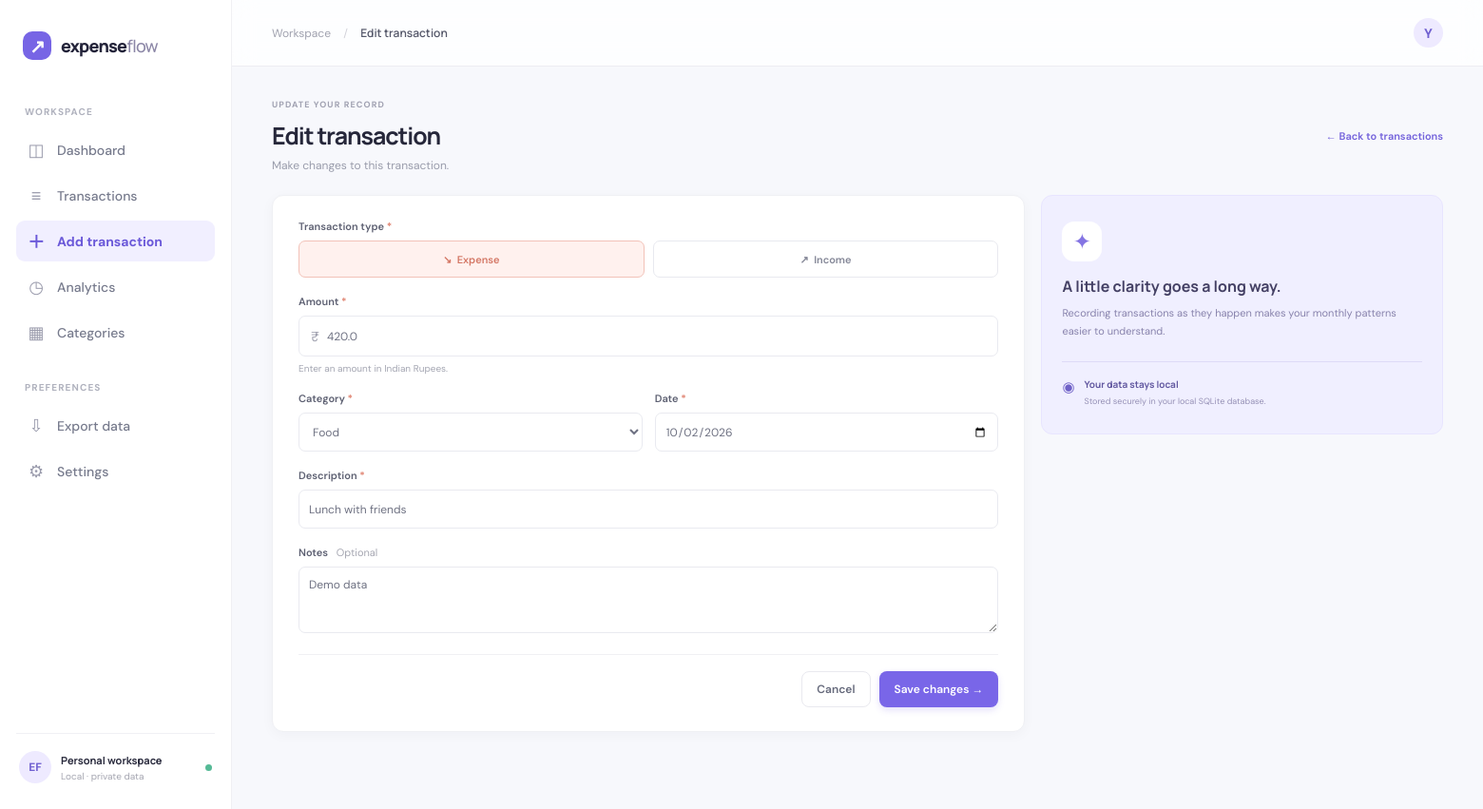
Screenshot of /transactions/2/edit with the database file from the repository.
### tables this page shows
CREATE TABLE transactions (
                id INTEGER PRIMARY KEY AUTOINCREMENT,
                date TEXT NOT NULL,
                type TEXT NOT NULL CHECK(type IN ('Income','Expense')),
                category TEXT NOT NULL,
                description TEXT NOT NULL,
                amount REAL NOT NULL CHECK(amount > 0),
                notes TEXT DEFAULT '',
                created_at TEXT NOT NULL DEFAULT CURRENT_TIMESTAMP
            );

### app.py (the view, shortened to what this page needs)
@app.route("/transactions/new", methods=["GET", "POST"])
@app.route("/transactions/<int:tx_id>/edit", methods=["GET", "POST"])
def transaction_form(tx_id=None):
    editing = tx_id is not None
    with get_db() as db:
        tx = db.execute("SELECT * FROM transactions WHERE id=?", (tx_id,)).fetchone() if editing else None
        cats = db.execute("SELECT name FROM categories ORDER BY name").fetchall()
    if editing and tx is None: abort(404)
    return render_template("add_transaction.html", active="add", editing=editing, tx=tx, categories=cats, today=date.today().isoformat())

### app.py (called while the page is built)
@app.context_processor
def global_data():
    return {"nav_categories": CATEGORIES}

### database.py (called while the page is built)
def get_db():
    DB_PATH.parent.mkdir(parents=True, exist_ok=True)
    conn = sqlite3.connect(DB_PATH)
    conn.row_factory = sqlite3.Row
    conn.execute("PRAGMA foreign_keys = ON")
    return conn

### templates/add_transaction.html
{% extends 'base.html' %}{% block title %}{{ 'Edit' if editing else 'Add' }} transaction{% endblock %}{% block crumb %}{{ 'Edit transaction' if editing else 'Add transaction' }}{% endblock %}{% block content %}<section class="page-heading"><div><p class="eyebrow">{{ 'UPDATE YOUR RECORD' if editing else 'KEEP YOUR RECORD UP TO DATE' }}</p><h1>{{ 'Edit transaction' if editing else 'Add a transaction' }}</h1><p class="muted">{{ 'Make changes to this transaction.' if editing else 'Every small detail adds up to a clearer picture.' }}</p></div><a class="text-link" href="{{ url_for('transactions') }}">← Back to transactions</a></section><div class="form-layout"><section class="panel form-panel"><form method="post" id="transactionForm" novalidate><div class="field"><label>Transaction type <span class="required">*</span></label><div class="type-toggle"><label><input type="radio" name="type" value="Expense" {{ 'checked' if not tx or tx.type=='Expense' }}><span>↘ &nbsp;Expense</span></label><label><input type="radio" name="type" value="Income" {{ 'checked' if tx and tx.type=='Income' }}><span>↗ &nbsp;Income</span></label></div></div><div class="field"><label for="amount">Amount <span class="required">*</span></label><div class="amount-input"><span>₹</span><input id="amount" name="amount" type="number" min="0.01" max="100000000" step="0.01" placeholder="0.00" required value="{{ tx.amount if tx else '' }}"></div><small>Enter an amount in Indian Rupees.</small></div><div class="form-row"><div class="field"><label for="category">Category <span class="required">*</span></label><select id="category" name="category" required><option value="">Choose category</option>{% for c in categories %}<option value="{{ c.name }}" {{ 'selected' if tx and tx.category==c.name }}>{{ c.name }}</option>{% endfor %}</select></div><div class="field"><label for="date">Date <span class="required">*</span></label><input id="date" name="date" type="date" required value="{{ tx.date if tx else today }}"></div></div><div class="field"><label for="description">Description <span class="required">*</span></label><input id="description" name="description" maxlength="120" required placeholder="e.g. Weekly groceries" value="{{ tx.description if tx else '' }}"></div><div class="field"><label for="notes">Notes <span class="optional">Optional</span></label><textarea id="notes" name="notes" maxlength="500" rows="3" placeholder="Add any extra details...">{{ tx.notes if tx else '' }}</textarea></div><div class="form-footer"><a class="button secondary" href="{{ url_for('transactions') }}">Cancel</a><button class="button primary" type="submit">{{ 'Save changes' if editing else 'Save transaction' }} →</button></div></form></section><aside class="form-aside"><div class="aside-illustration">✦</div><h3>A little clarity goes a long way.</h3><p>Recording transactions as they happen makes your monthly patterns easier to understand.</p><div class="privacy-note"><span>◉</span><span><strong>Your data stays local</strong><small>Stored securely in your local SQLite database.</small></span></div></aside></div>{% endblock %}

### static/css/style.css (style rules this page uses)
:root { --ink:#26273a;--muted:#9297a7;--line:#eeeef3;--surface:#fff;--bg:#f7f8fc;--purple:#7966e8;--purple-dark:#6854d4;--green:#45a989;--coral:#e88778;--shadow:0 3px 14px rgba(35,37,65,.035) }
* { box-sizing:border-box }
body { margin:0;background:var(--bg);color:var(--ink);font-family:'DM Sans',sans-serif;font-size:14px }
h1,h2,h3,strong { font-family:'Manrope','DM Sans',sans-serif }
a { color:inherit;text-decoration:none }
button,input,select,textarea { font:inherit }
.welcome-row,.page-heading { display:flex;align-items:center;justify-content:space-between;margin-bottom:24px }
.eyebrow { font-size:9px;font-weight:700;letter-spacing:1.1px;color:#a0a1b1;margin:0 0 9px }
.welcome-row h1,.page-heading h1 { font-size:27px;letter-spacing:-1.1px;margin:0 0 6px }
.muted { color:#999cab;margin:0;font-size:12px }
.button { min-height:38px;padding:0 15px;border:1px solid transparent;border-radius:8px;display:inline-flex;align-items:center;justify-content:center;gap:8px;font-weight:600;font-size:12px;cursor:pointer;transition:.18s }
.button.primary { background:var(--purple);color:white;box-shadow:0 3px 7px #7966e833 }
.button.secondary { background:#fff;border-color:#e9e9ef;color:#65697b }
.stat-card,.panel { background:var(--surface);border:1px solid #eff0f4;border-radius:12px;box-shadow:var(--shadow) }
.panel { padding:19px 20px;margin-bottom:16px }
.text-link { color:#7362db;font-weight:600;font-size:11px }
.page-heading { margin-bottom:23px }
.page-heading h1 { font-size:25px }
.filter-form select,.filter-form input,.inline-add input,.field input,.field select,.field textarea,.export-options select { height:37px;border:1px solid #e9eaf0;border-radius:7px;background:#fff;padding:0 10px;color:#6e7182;font-size:11px;outline:none }
.form-layout { display:grid;grid-template-columns:minmax(0,1.5fr) minmax(220px,.8fr);gap:17px;align-items:start }
.form-panel { padding:25px 27px }
.field { margin-bottom:18px }
.field>label { display:block;font-weight:600;font-size:11px;margin-bottom:8px;color:#5d6072 }
.required { color:#df806d }
.optional { color:#a5a6b1;font-weight:400;margin-left:6px }
.field input,.field select,.field textarea { width:100%;height:41px;font-size:12px }
.field textarea { height:auto;resize:vertical;padding:10px }
.field>small { display:block;font-size:10px;color:#a4a6b2;margin-top:6px }
.amount-input { height:43px;display:flex;align-items:center;border:1px solid #e9eaf0;border-radius:7px;padding:0 12px;color:#9a9baa }
.amount-input input { border:0;box-shadow:none!important;padding-left:8px;height:39px }
.form-row { display:grid;grid-template-columns:1fr 1fr;gap:13px }
.type-toggle { display:flex;gap:9px }
.type-toggle label { flex:1;cursor:pointer }
.type-toggle span { height:39px;border:1px solid #e8e9ef;border-radius:7px;display:flex;align-items:center;justify-content:center;color:#848797;font-size:11px;font-weight:600 }
.type-toggle input:checked+span { background:#fff1ee;border-color:#f2c2b8;color:#d47765 }
.form-footer { border-top:1px solid #f0f0f4;padding-top:17px;display:flex;justify-content:flex-end;gap:9px }
.form-aside { padding:27px 21px;background:#f0efff;border:1px solid #e8e5ff;border-radius:12px;color:#6f61c7 }
.aside-illustration { width:42px;height:42px;border-radius:13px;display:grid;place-items:center;background:white;color:#8474e3;font-size:23px }
.form-aside h3 { font-size:16px;line-height:1.45;margin:15px 0 7px;color:#444064 }
.form-aside>p { font-size:11px;line-height:1.7;color:#8883ac;margin:0 }
.privacy-note { display:flex;gap:10px;align-items:flex-start;border-top:1px solid #dedaf7;margin-top:22px;padding-top:16px }
.privacy-note>span:first-child { font-size:15px }
.privacy-note strong,.privacy-note small { display:block }
.privacy-note strong { font-size:10px;color:#6258a0 }
.privacy-note small { font-size:9px;line-height:1.6;color:#9691b6;margin-top:4px }

### rows the page displays
transactions: amount "420.0", date "10/02/2026", description "Lunch with friends", notes "Demo data"

### other values shown
{{ 'Edit transaction' if editing else 'Add transaction' }} "Edit transaction"
{{ 'UPDATE YOUR RECORD' if editing else 'KEEP YOUR RECORD UP TO DATE' }} "UPDATE YOUR RECORD"
{{ 'Edit transaction' if editing else 'Add a transaction' }} "Edit transaction"
{{ 'Save changes' if editing else 'Save transaction' }} "Save changes"
form field category "Food"
